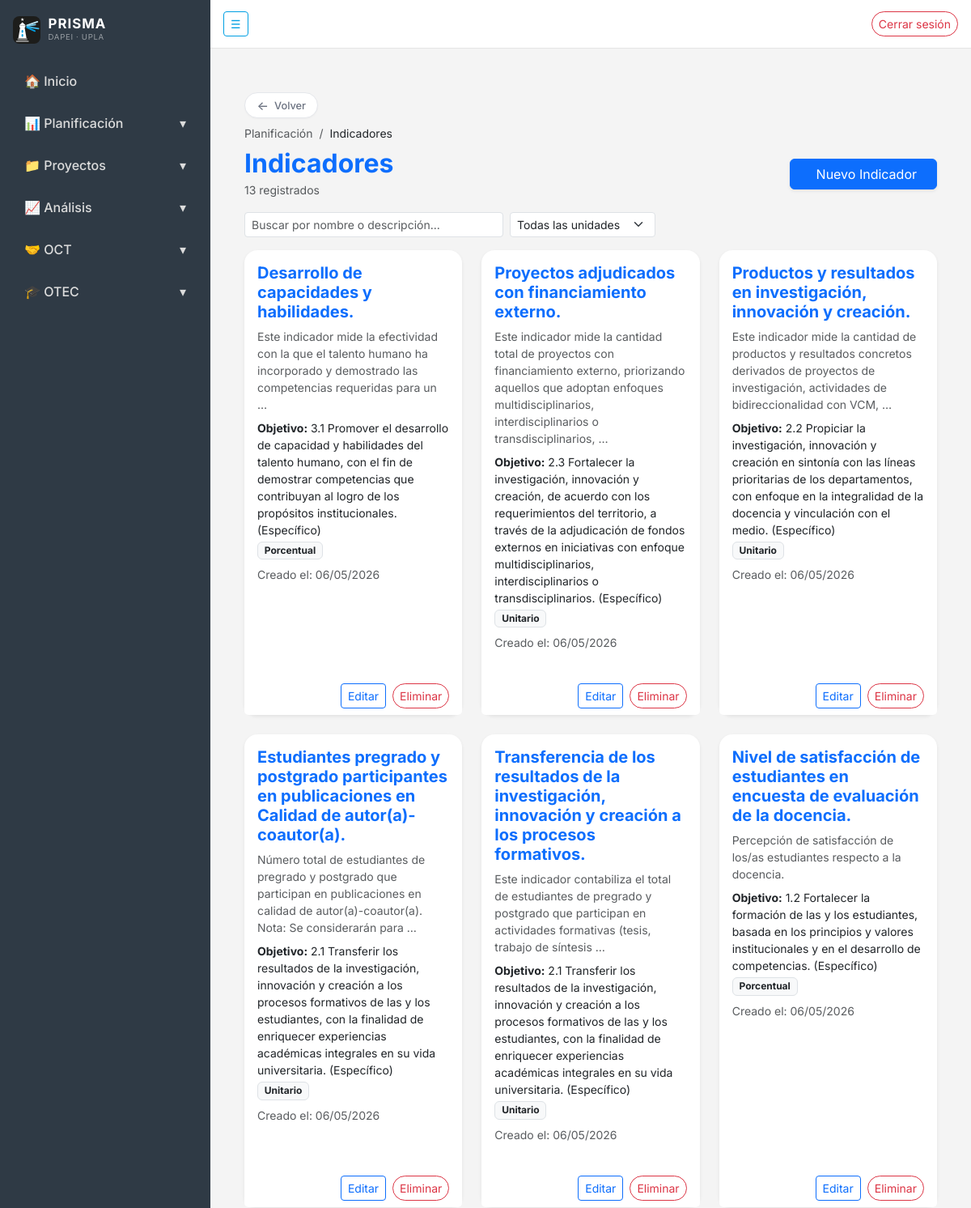
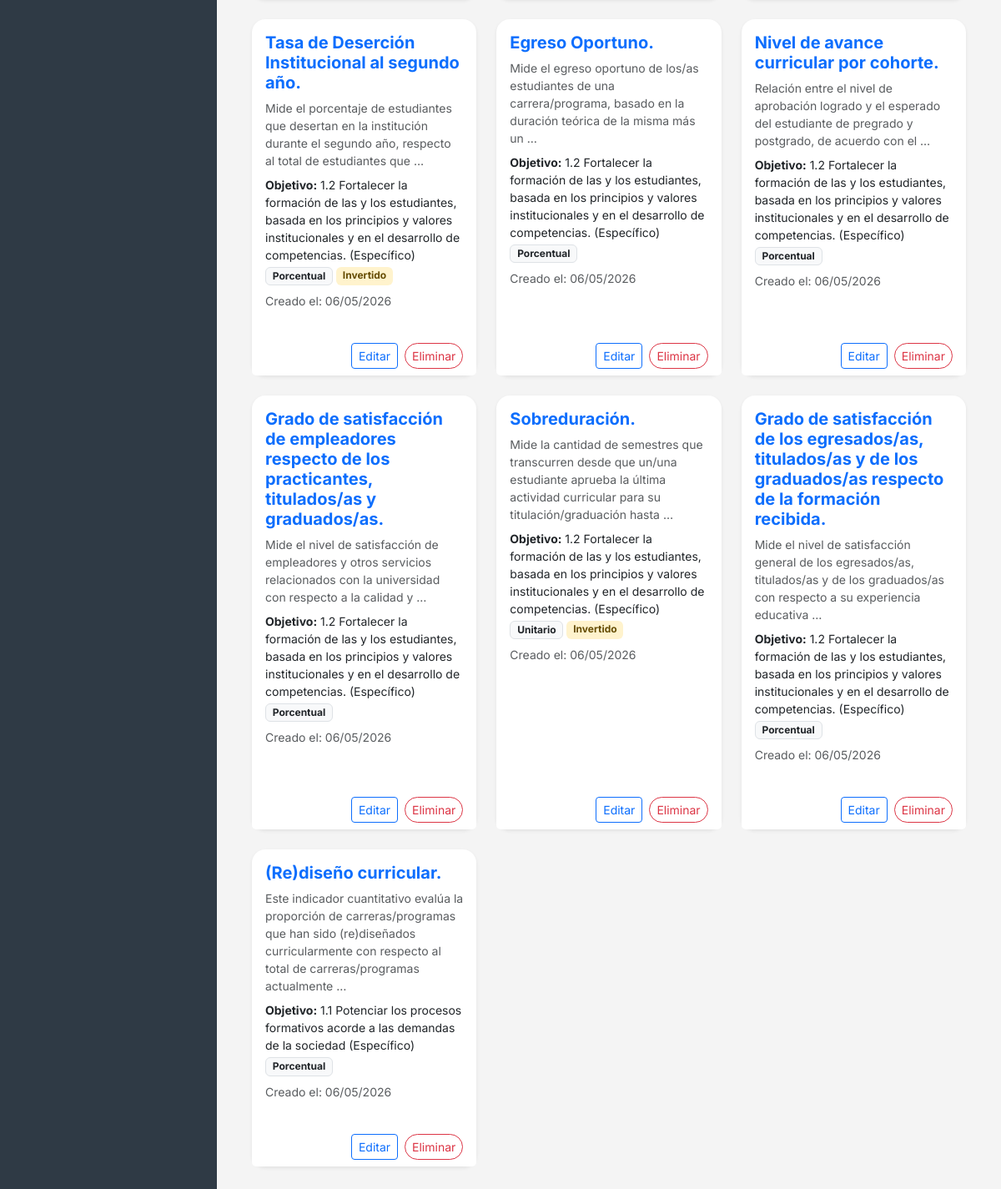
The app's page /planificacion/indicadores/ (signed in) with its own data (2 pictures, top to bottom).
### planificacion/models.py (models this page shows, shortened)
class Indicador(models.Model):
    class UnidadMedida(models.TextChoices):
        CARACTERES = "CAR", "Caracteres"
        PORCENTUAL = "POR", "Porcentual"
        UNITARIO = "UNI", "Unitario"
    class Frecuencia(models.TextChoices):
        SEMESTRAL = "SEMESTRAL", "Semestral"
        ANUAL = "ANUAL", "Anual"
    objetivo = models.ForeignKey(
        "Objetivo",
        on_delete=models.CASCADE,
        related_name="indicadores",
    )
    nombre = models.CharField(max_length=200)
    descripcion = models.TextField()
    formula = models.TextField(
        blank=True,
        help_text="Ej: (Cantidad lograda / Meta) * 100",
    )
    unidad_medida = models.CharField(
        max_length=3,
        choices=UnidadMedida.choices,
        default=UnidadMedida.UNITARIO,
    )
    frecuencia = models.CharField(
        max_length=10,
        choices=Frecuencia.choices,
        default=Frecuencia.SEMESTRAL,
    )
    linea_base = models.BooleanField(
        default=False, verbose_name="¿Aplica línea base?"
    )
    calculo_invertido = models.BooleanField(
        default=False, verbose_name="¿Es cálculo invertido?"
    )
    acumulativo = models.BooleanField(
        default=False, verbose_name="¿Es acumulativo?"
    )
    umbral_aceptable = models.PositiveSmallIntegerField(
        default=70,
        help_text="Avance % desde el cual se considera amarillo (aceptable).",
    )
    umbral_optimo = models.PositiveSmallIntegerField(
        default=90,
        help_text="Avance % desde el cual se considera verde (óptimo).",
    )
    fecha_creacion = models.DateTimeField(auto_now_add=True)
    creado_por = models.ForeignKey(
        settings.AUTH_USER_MODEL,
        on_delete=models.SET_NULL,
        null=True,
        blank=True,
        related_name="indicadores_creados",
    )
    class Meta:
        ordering = ["-fecha_creacion"]
        verbose_name = "Indicador"
        verbose_name_plural = "Indicadores"

class Objetivo(models.Model):
    class TipoObjetivo(models.TextChoices):
        ESTRATEGICO = "ESTRATEGICO", "Estratégico"
        ESPECIFICO = "ESPECIFICO", "Específico"
    nombre = models.CharField(max_length=500, verbose_name="Nombre")
    descripcion = models.TextField(verbose_name="Descripción", max_length=500)
    tipo = models.CharField(
        max_length=20,
        choices=TipoObjetivo.choices,
        verbose_name="Tipo de objetivo",
    )
    fecha_creacion = models.DateTimeField(
        auto_now_add=True, verbose_name="Fecha de creación"
    )
    creado_por = models.ForeignKey(
        settings.AUTH_USER_MODEL,
        on_delete=models.SET_NULL,
        null=True,
        blank=True,
        related_name="objetivos_creados",
        verbose_name="Creado por",
    )
    eliminado = models.BooleanField(default=False)
    objects = ActivosManager()
    todos = models.Manager()
    class Meta:
        ordering = ["-fecha_creacion"]
        verbose_name = "Objetivo"
        verbose_name_plural = "Objetivos"
    def __str__(self):
        return f"{self.nombre} ({self.get_tipo_display()})"

### planificacion/views.py (the view, shortened to what this page needs)
# urls.py: path("indicadores/", views.lista_indicadores, name="indicadores"),
@login_required
def lista_indicadores(request):
    role = get_user_role(request)
    indicadores = Indicador.objects.select_related("objetivo", "creado_por")
    form = IndicadorForm()
    return render(request, "planificacion/lista_indicadores.html", {
        "indicadores": indicadores,
        "form": form,
        "es_planificacion": role["es_planificacion"],
    })

### planificacion/forms.py
class IndicadorForm(forms.ModelForm):
    class Meta:
        model = Indicador
        fields = [
            "nombre",
            "descripcion",
            "objetivo",
            "formula",
            "unidad_medida",
            "linea_base",
            "calculo_invertido",
            "acumulativo",
        ]
        widgets = {
            "nombre": forms.TextInput(attrs={"class": "form-control"}),
            "descripcion": forms.Textarea(attrs={"class": "form-control", "rows": 3}),
            "objetivo": forms.Select(attrs={"class": "form-select"}),
            "formula": forms.Textarea(attrs={"class": "form-control", "rows": 2}),
            "unidad_medida": forms.Select(attrs={"class": "form-select"}),
            "linea_base": forms.CheckboxInput(attrs={"class": "form-check-input"}),
            "calculo_invertido": forms.CheckboxInput(attrs={"class": "form-check-input"}),
            "acumulativo": forms.CheckboxInput(attrs={"class": "form-check-input"}),
        }

### planificacion/helpers.py (called while the page is built)
def es_planificacion(user):
    if not user.is_authenticated:
        return False
    if user.is_superuser:
        return True
    return user.groups.filter(name="Planificacion").exists()

def get_user_role(request):
    cache_key = "_planificacion_role"
    if hasattr(request, cache_key):
        return getattr(request, cache_key)
    user = request.user
    role = {
        "es_planificacion": es_planificacion(user),
        "es_anonimo": not user.is_authenticated,
    }
    setattr(request, cache_key, role)
    return role

### planificacion/templates/planificacion/lista_indicadores.html (shortened to what this page needs)
{% extends "core/base.html" %}
{% load static %}
{% block content %}
<div class="container py-4">
    <a href="{% url 'planificacion:home' %}" class="btn-volver mb-2"><span class="arrow">←</span> Volver</a>
    <div class="small mb-2">
        <a href="{% url 'planificacion:home' %}" class="text-muted text-decoration-none">Planificación</a>
        <span class="mx-1 text-muted">/</span>
        <span class="text-dark">Indicadores</span>
    </div>
    <div class="d-flex justify-content-between align-items-center mb-3">
        <div>
            <h2 class="fw-bold text-primary mb-0">Indicadores</h2>
            <small class="text-muted">{{ indicadores|length }} registrado{{ indicadores|length|pluralize }}</small>
        </div>
        {% if es_planificacion %}
        <button class="btn btn-primary px-4 shadow-sm"
                data-bs-toggle="modal"
                data-bs-target="#crearIndicadorModal">
            Nuevo Indicador
        </button>
        {% endif %}
    </div>
    <div class="d-flex gap-2 mb-3 flex-wrap">
        <input id="ind-search" type="search" class="form-control form-control-sm"
               placeholder="Buscar por nombre o descripción..." style="max-width: 320px;">
        <select id="ind-unidad" class="form-select form-select-sm" style="max-width: 180px;">
            <option value="">Todas las unidades</option>
        </select>
    </div>
    <div class="row g-4" id="ind-grid">
        {% for indicador in indicadores %}
        <div class="col-md-4 ind-item"
             data-search="{{ indicador.nombre|lower }} {{ indicador.descripcion|lower }}"
             data-unidad="{{ indicador.unidad_medida }}">
            <div class="card shadow-sm border-0 rounded-4 h-100">
                <div class="card-body">
                    <h5 class="fw-bold text-primary">
                        {{ indicador.nombre }}
                    </h5>
                    <p class="text-muted small mb-2">
                        {{ indicador.descripcion|truncatewords:20 }}
                    </p>
                    {% if indicador.objetivo %}
                        <p class="small mb-1">
                            <strong>Objetivo:</strong>
                            {{ indicador.objetivo }}
                        </p>
                    {% endif %}
                    <div class="d-flex flex-wrap gap-1 mb-2">
                        <span class="badge bg-light text-dark border">
                            {{ indicador.get_unidad_medida_display }}
                        </span>
                        {% if indicador.calculo_invertido %}
                            <span class="badge bg-warning-subtle text-warning-emphasis">Invertido</span>
                        {% endif %}
                    </div>
                    <p class="small text-muted">
                        Creado el:
                        {{ indicador.fecha_creacion|date:"d/m/Y" }}
                    </p>
                </div>
                {% if es_planificacion %}
                <div class="card-footer bg-white border-0 d-flex justify-content-end gap-2">
                    <button class="btn btn-sm btn-outline-primary"
                            data-bs-toggle="modal"
                            data-bs-target="#editarModal{{ indicador.id }}">
                        Editar
                    </button>
                    <button class="btn btn-sm btn-outline-danger"
                            data-bs-toggle="modal"
                            data-bs-target="#eliminarModal{{ indicador.id }}">
                        Eliminar
                    </button>
                </div>
                {% endif %}
            </div>
        </div>
        {% empty %}
        <div class="col-12">
            <div class="alert alert-light text-center shadow-sm rounded-4">
                No hay indicadores creados aún.
            </div>
        </div>
        {% endfor %}
    </div>
</div>
{% endblock %}

### core/templates/core/base.html (style rules this page uses)
:root { --font-sans: 'Inter', -apple-system, BlinkMacSystemFont, 'Segoe UI', Roboto, sans-serif; --font-mono: 'JetBrains Mono', ui-monospace, 'SFMono-Regular', Menlo, monospace; }
body { overflow-x: hidden; background-color: #f4f4f4; color: #565656; font-family: var(--font-sans); font-feature-settings: 'cv02', 'cv03', 'cv04', 'cv11'; -webkit-font-smoothing: antialiased; -moz-osx-font-smoothing: grayscale; }
.btn-outline-danger { border-radius: 50px; }
.btn-volver { display: inline-flex; align-items: center; gap: .45rem; background: #ffffff; border: 1px solid #e5e7eb; color: #6b7280; border-radius: 999px; padding: .35rem .9rem; font-size: .8rem; font-weight: 500; text-decoration: none; transition: all .15s ease; box-shadow: 0 1px 2px rgba(0,0,0,0.03); }
.btn-volver .arrow { display: inline-block; font-size: .95rem; line-height: 1; transition: transform .15s ease; }

### records on screen
Indicador: nombre "Desarrollo de capacidades y habilidades.", descripcion "Este indicador mide la efectividad con la que el talento humano ha incorporado y demostrado las competencias requeridas para un …", objetivo "3.1 Promover el desarrollo de capacidad y habilidades del talento humano, con el fin de demostrar competencias que contribuyan al logro de los propósitos institucionales. (Específico)", unidad_medida "Porcentual", fecha_creacion "06/05/2026"
Indicador: nombre "Proyectos adjudicados con financiamiento externo.", descripcion "Este indicador mide la cantidad total de proyectos con financiamiento externo, priorizando aquellos que adoptan enfoques multidisciplinarios, interdisciplinarios o transdisciplinarios, …", objetivo "2.3 Fortalecer la investigación, innovación y creación, de acuerdo con los requerimientos del territorio, a través de la adjudicación de fondos externos en iniciativas con enfoque multidisciplinarios, interdisciplinarios o transdisciplinarios. (Específico)", unidad_medida "Unitario", fecha_creacion "06/05/2026"
Indicador: nombre "Productos y resultados en investigación, innovación y creación.", descripcion "Este indicador mide la cantidad de productos y resultados concretos derivados de proyectos de investigación, actividades de bidireccionalidad con VCM, …", objetivo "2.2 Propiciar la investigación, innovación y creación en sintonía con las líneas prioritarias de los departamentos, con enfoque en la integralidad de la docencia y vinculación con el medio. (Específico)", unidad_medida "Unitario", fecha_creacion "06/05/2026"
Indicador: nombre "Estudiantes pregrado y postgrado participantes en publicaciones en Calidad de autor(a)-coautor(a).", descripcion "Número total de estudiantes de pregrado y postgrado que participan en publicaciones en calidad de autor(a)-coautor(a). Nota: Se considerarán para …", objetivo "2.1 Transferir los resultados de la investigación, innovación y creación a los procesos formativos de las y los estudiantes, con la finalidad de enriquecer experiencias académicas integrales en su vida universitaria. (Específico)", unidad_medida "Unitario", fecha_creacion "06/05/2026"
Indicador: nombre "Transferencia de los resultados de la investigación, innovación y creación a los procesos formativos.", descripcion "Este indicador contabiliza el total de estudiantes de pregrado y postgrado que participan en actividades formativas (tesis, trabajo de síntesis …", objetivo "2.1 Transferir los resultados de la investigación, innovación y creación a los procesos formativos de las y los estudiantes, con la finalidad de enriquecer experiencias académicas integrales en su vida universitaria. (Específico)", unidad_medida "Unitario", fecha_creacion "06/05/2026"
Indicador: nombre "Nivel de satisfacción de estudiantes en encuesta de evaluación de la docencia.", descripcion "Percepción de satisfacción de los/as estudiantes respecto a la docencia.", objetivo "1.2 Fortalecer la formación de las y los estudiantes, basada en los principios y valores institucionales y en el desarrollo de competencias. (Específico)", unidad_medida "Porcentual", fecha_creacion "06/05/2026"
Indicador: nombre "Tasa de Deserción Institucional al segundo año.", descripcion "Mide el porcentaje de estudiantes que desertan en la institución durante el segundo año, respecto al total de estudiantes que …", objetivo "1.2 Fortalecer la formación de las y los estudiantes, basada en los principios y valores institucionales y en el desarrollo de competencias. (Específico)", unidad_medida "Porcentual", calculo_invertido "Invertido", fecha_creacion "06/05/2026"
Indicador: nombre "Egreso Oportuno.", descripcion "Mide el egreso oportuno de los/as estudiantes de una carrera/programa, basado en la duración teórica de la misma más un …", objetivo "1.2 Fortalecer la formación de las y los estudiantes, basada en los principios y valores institucionales y en el desarrollo de competencias. (Específico)", unidad_medida "Porcentual", fecha_creacion "06/05/2026"
Indicador: nombre "Nivel de avance curricular por cohorte.", descripcion "Relación entre el nivel de aprobación logrado y el esperado del estudiante de pregrado y postgrado, de acuerdo con el …", objetivo "1.2 Fortalecer la formación de las y los estudiantes, basada en los principios y valores institucionales y en el desarrollo de competencias. (Específico)", unidad_medida "Porcentual", fecha_creacion "06/05/2026"
Indicador: nombre "Grado de satisfacción de empleadores respecto de los practicantes, titulados/as y graduados/as.", descripcion "Mide el nivel de satisfacción de empleadores y otros servicios relacionados con la universidad con respecto a la calidad y …", objetivo "1.2 Fortalecer la formación de las y los estudiantes, basada en los principios y valores institucionales y en el desarrollo de competencias. (Específico)", unidad_medida "Porcentual", fecha_creacion "06/05/2026"
Indicador: nombre "Sobreduración.", descripcion "Mide la cantidad de semestres que transcurren desde que un/una estudiante aprueba la última actividad curricular para su titulación/graduación hasta …", objetivo "1.2 Fortalecer la formación de las y los estudiantes, basada en los principios y valores institucionales y en el desarrollo de competencias. (Específico)", unidad_medida "Unitario", calculo_invertido "Invertido", fecha_creacion "06/05/2026"
Indicador: nombre "Grado de satisfacción de los egresados/as, titulados/as y de los graduados/as respecto de la formación recibida.", descripcion "Mide el nivel de satisfacción general de los egresados/as, titulados/as y de los graduados/as con respecto a su experiencia educativa …", objetivo "1.2 Fortalecer la formación de las y los estudiantes, basada en los principios y valores institucionales y en el desarrollo de competencias. (Específico)", unidad_medida "Porcentual", fecha_creacion "06/05/2026"
Indicador: nombre "(Re)diseño curricular.", descripcion "Este indicador cuantitativo evalúa la proporción de carreras/programas que han sido (re)diseñados curricularmente con respecto al total de carreras/programas actualmente …", objetivo "1.1 Potenciar los procesos formativos acorde a las demandas de la sociedad (Específico)", unidad_medida "Porcentual", fecha_creacion "06/05/2026"

### other values on screen
{{ indicadores|length }} "13"
